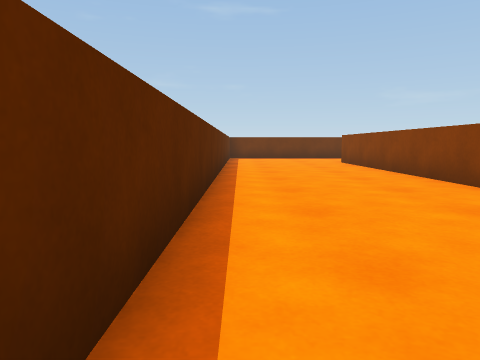
[1] (above)

24 first-person views from a walk through a Unity game level. The camera is 0.68 m above the floor, tilts 6° down and sees 70° across. The floor is counted in squares, 1 m on a side. Each view is taken from the middle of a square. On the plan, view 1 faces up. The plan holds only what a view shows up to about 10 squares ahead; the rest is blank. The place goes on beyond the plan. The player is left out.

[2]
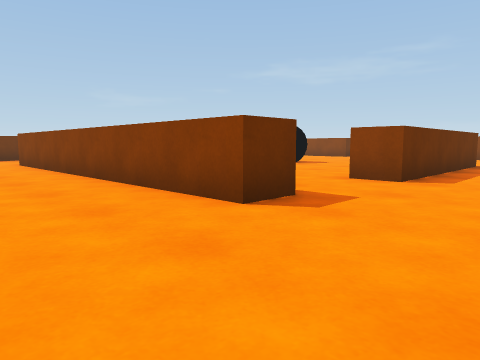

[3]
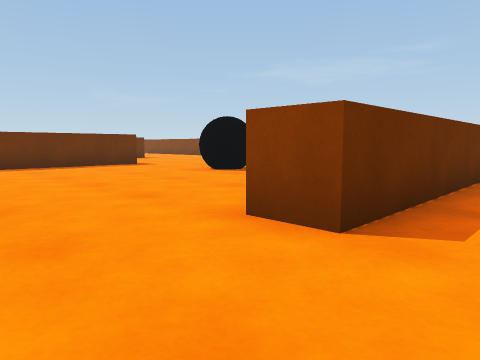

[4]
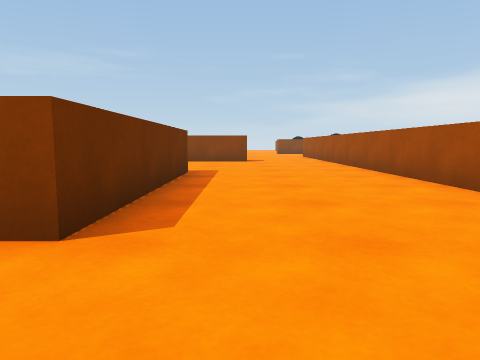

[5]
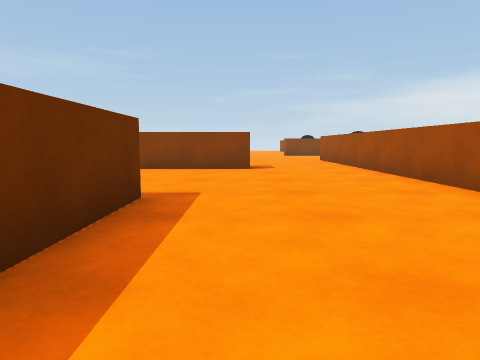

[6]
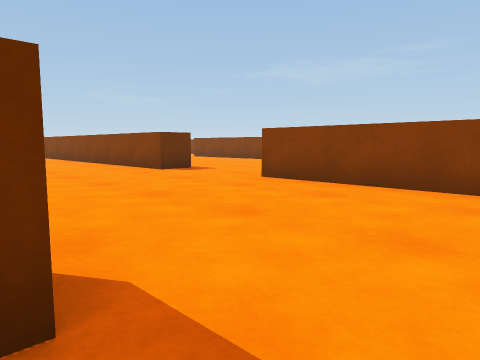

[7]
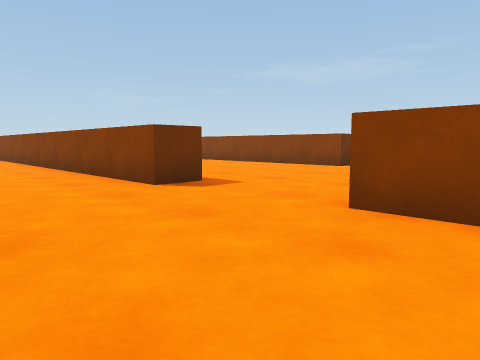

[8]
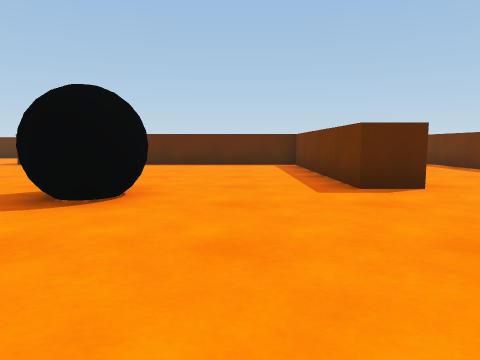

[9]
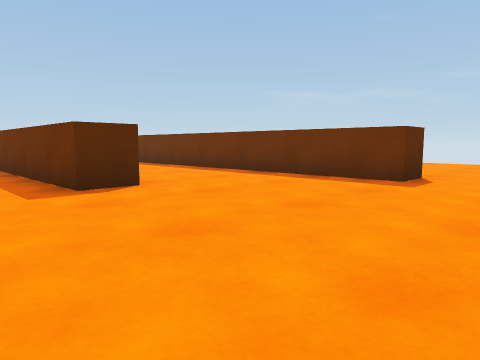

[10]
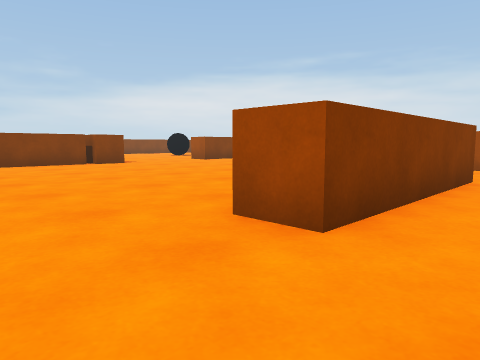

[11]
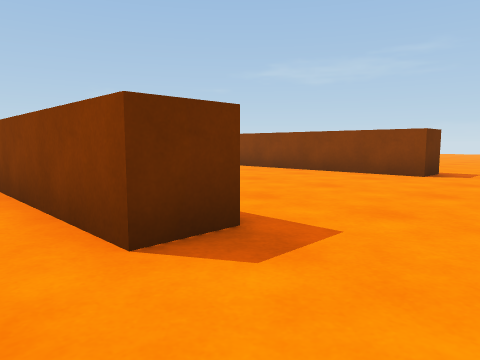

[12]
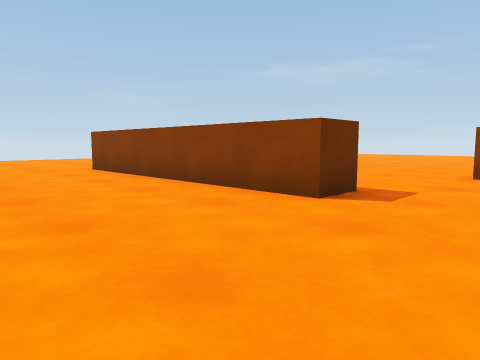

[13]
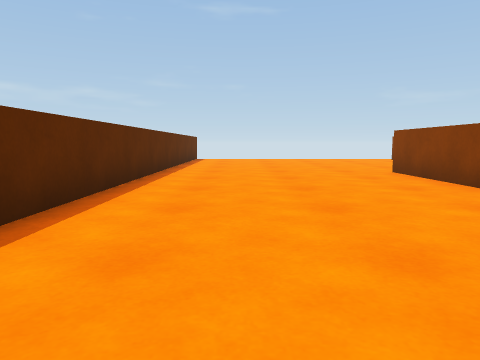

[14]
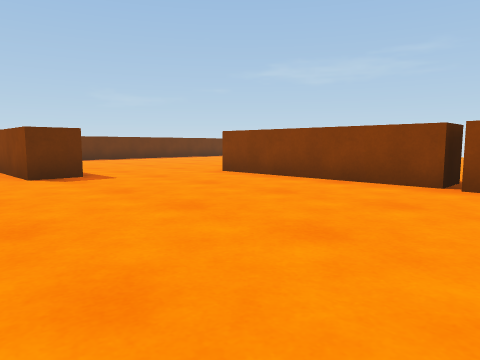

[15]
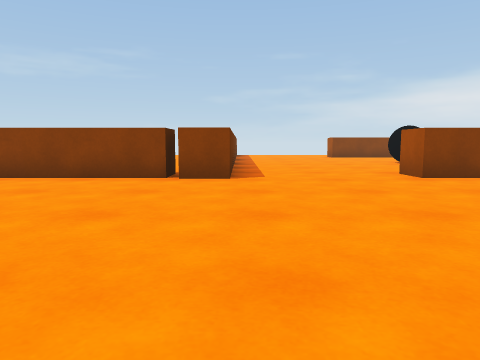

[16]
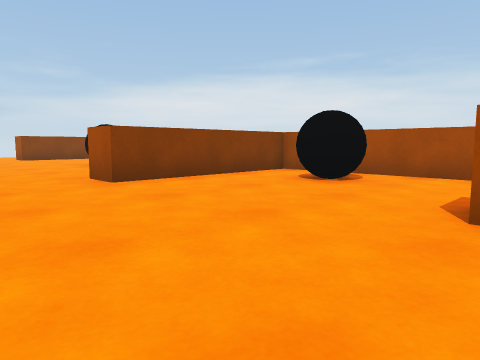

[17]
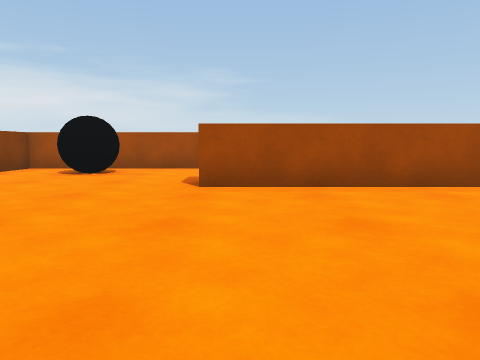

[18]
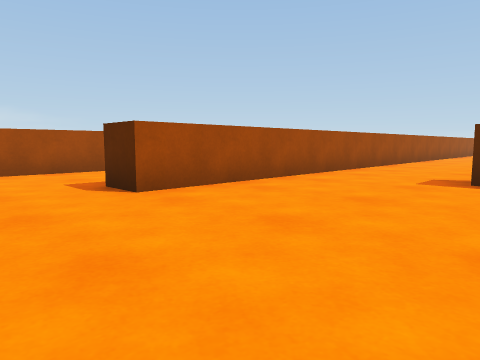

[19]
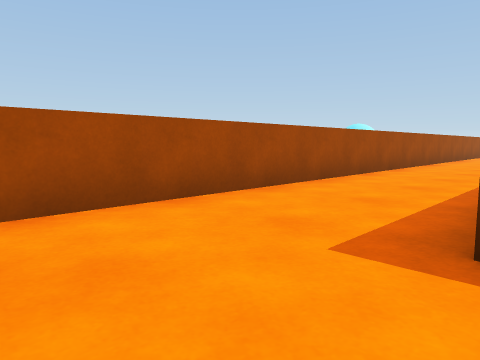

[20]
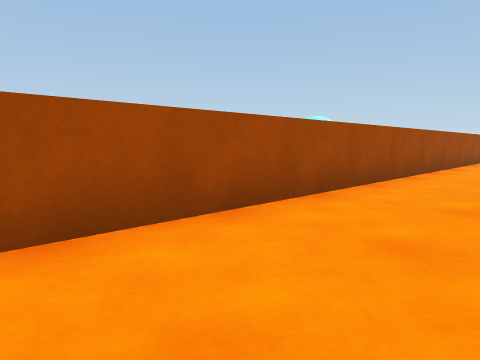

[21]
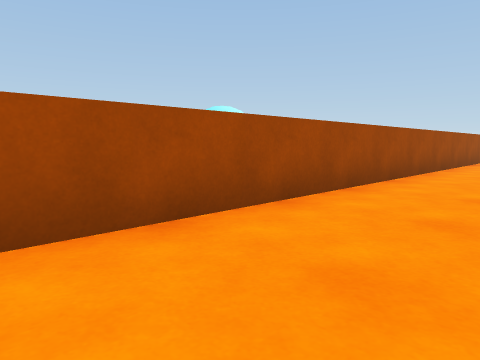

[22]
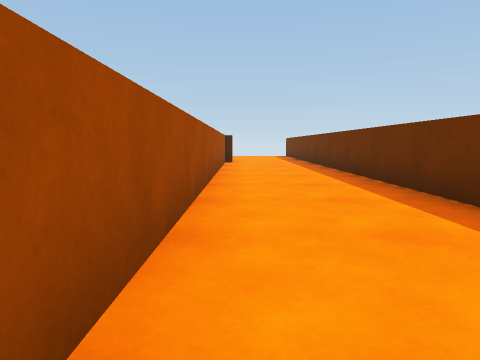

[23]
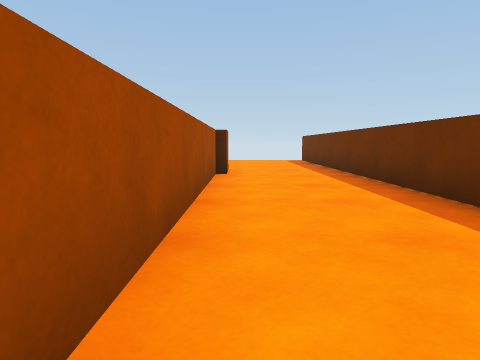

[24]
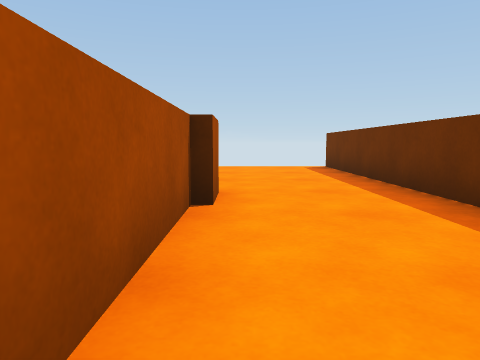

### Floor plan
Points are (right, up) in squares from view 1. A wall is a line through its corners. A room is listed if a view was taken in it or the views show most of it. See-through windows are left out.
Room 1 (views 1, 2, 3, 4, 5, 6, 7, 8, 9, 10, 11)
walls: (10.8, 12.9) (10.8, 11.8) (5.6, 11.8); (4.9, 2.7) (3.8, 2.7) (3.8, 11.5); (13.4, 2.3) (7.4, 2.3) (7.4, 3.4); (-0.5, 10.1) (-0.5, 0.6); (19, 9) (18, 9) (18, 15.2); (9.8, -2.4) (17.4, -2.4); (13.7, 17.5) (13.7, 16.4) (5.9, 16.4); (18.4, 0.6) (18.4, 5.7)
ways out: opening at (18.3, -1) to room 2; opening at (19, 7) to room 2
objects: black ball (11, 7) to (12, 9)
Room 2 (views 12, 13, 14, 15, 16, 17, 18, 19, 20, 21, 22, 23, 24)
walls: (18.4, 5.7) (19.4, 5.7); (17.4, -2.4) (23.6, -2.4) (23.6, -3.5); (25.8, 9.3) (24.7, 9.3) (24.7, 16.4); (28.8, 3.5) (28.8, 8.5); (30.9, 2.3) (28.8, 2.3) (28.8, 3.2); (27.8, -6.5) (28.8, -6.5) (28.8, -1.7) (29.9, -1.7); (9.4, -3.4) (-6.1, -3.4); (19, 18.1) (19, 10.8); (0.1, -6.5) (26.8, -6.5); (-0.9, -6.3) (0.2, -6.3)
ways out: opening at (18.3, -1) to room 1; opening at (19, 7) to room 1
objects: black ball (26, -5) to (27, -5)

Positions as (right, up) in squares from view 1, and headings:
1: (0, 0), facing up
2: (1, 0), facing up-right
3: (5, 1), facing up-right
4: (5, 1), facing right
5: (9, 1), facing right
6: (13, 1), facing up-right
7: (15, 4), facing up-right
8: (16, 10), facing left
9: (16, 10), facing up-left
10: (17, 8), facing down-right
11: (17, 7), facing up-right
12: (21, 7), facing up-right
13: (21, 8), facing up
14: (23, 2), facing up-right
15: (22, 2), facing right
16: (23, 1), facing down-right
17: (23, 3), facing down
18: (26, 2), facing down-left
19: (26, -3), facing down-left
20: (21, -4), facing down-left
21: (17, -4), facing down-left
22: (13, -6), facing left
23: (8, -6), facing left
24: (4, -6), facing left
